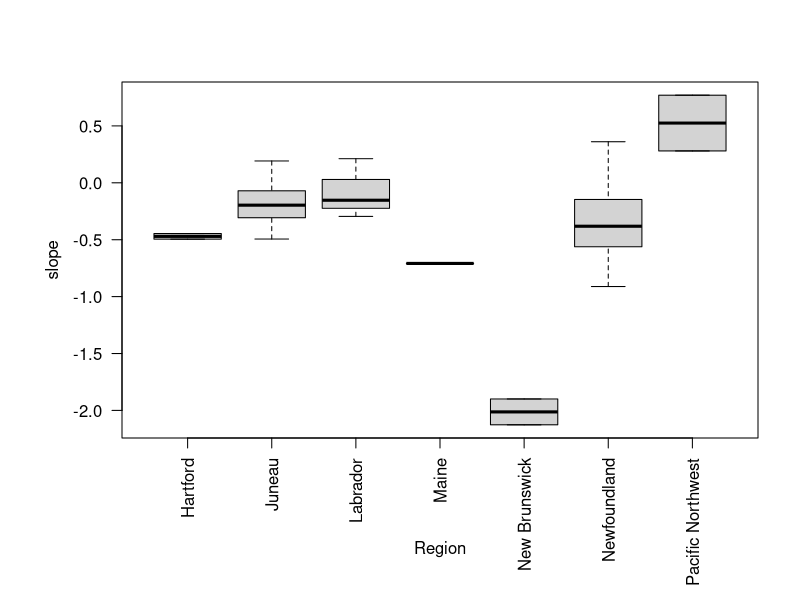
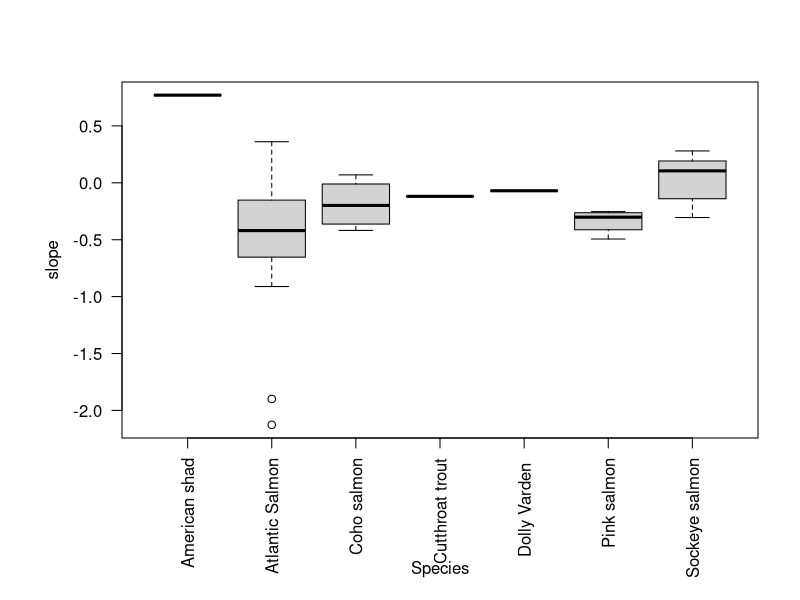
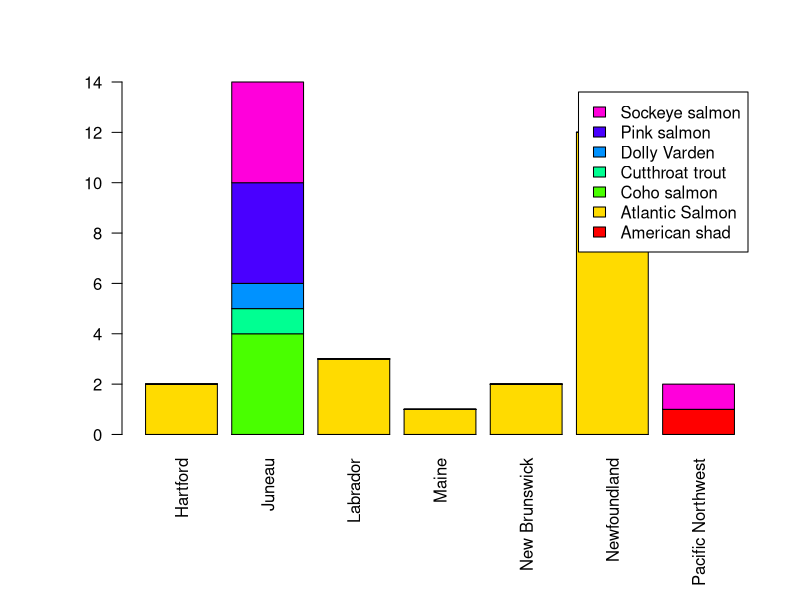

Generate these figures, in order, with R: (Note: this script raises an error after producing the figures.)
DATA <- read.csv("DATA.csv")

#visualisation of slope vs region
grouped_data <- split(DATA$slope, DATA$Region)
# Increase the size of the plot and adjust bottom margin
par(mar = c(8, 6, 4, 2) + 0.1)  # Adjust margins
boxplot(grouped_data,horizontal = FALSE, xlab= "", ylab="slope", las=2)
# Add x-axis label above the x-axis labels
mtext("Region", side = 1, line = 5)

#visualisation of slope vs species

grouped_data2 <- split(DATA$slope, DATA$Species)
par(mar = c(8, 6, 4, 2) + 0.1)  # Adjust margins
boxplot(grouped_data2,horizontal = FALSE, xlab= "", ylab="slope", las=2)
mtext("Species", side = 1, line = 6)

#species per region
# Assuming `Species` and `Region` are factors
barplot(table(DATA$Species, DATA$Region), legend = TRUE, col= rainbow(7),las=2)

#install package for meta-analysis 
install.packages("metafor",dependencies=TRUE,repos="https://cloud.r-project.org")
library(metafor)

#running a Chi-square test for multicollinearity between predictors "Species" and "Region"

chi_square_result <- chisq.test(table(DATA$Species, DATA$Region))

# Print the chi-square test result
print(chi_square_result)  # p-value >0.05, not significant correlation - predictors can be used in the function

# Assessing the degree of multicollinearity
# Load the 'car' package for the vif() function
library(car)

modeltets<- glm(slope~Species + Region+ Species*Region, data=DATA )
summary(modeltets)

vif(modeltets, type= "predictor")

#Running the meta-analysis

# Convert Species and Region variables to factors
DATA$Species <- factor(DATA$Species)
DATA$Region <- factor(DATA$Region)

# Change the reference level of the Species variable to "Atlantic Salmon"
DATA$Species <- relevel(DATA$Species, ref = "Atlantic Salmon")
# Change the reference level of the Region variable to "Juneau"
DATA$Region <- relevel(DATA$Region, ref = "Juneau")

#run the model 

meta1 <-rma(yi=slope,sei=SE,mods=~DATA$Species,data=DATA)
meta1

meta2 <-rma(yi=slope,sei=SE,mods=~DATA$Region,data=DATA)
meta2

#there is a significant variation between species and regions 

#forest plot 

quartz()
par(mfrow=c(1,2))
forest(meta1,header=TRUE,slab=DATA$Study,cex.lab = 0.8, cex.axis = 0.8, addfit = TRUE, shade = "zebra", main = "Forest plot",xlab="Observed outcome with Species as predictor", width = 0.7, cex = 0.5)
forest(meta2,header=TRUE,slab=DATA$Study,cex.lab = 0.8, cex.axis = 0.8, addfit = TRUE, shade = "zebra", main = "Forest plot",xlab="Observed outcome with Regions as predictor", width = 0.7, cex = 0.5)
?forest

#add pooled effect?????
x<- rma(yi=mean(meta1$yi), sei=mean(meta1$se))
x
addpoly(x, row=-2, level=x$level)

#Publication bias
#visualise data running funnel plot

par(mfrow=c(1,2))
plot(DATA$slope,DATA$sampleSize.Nyears.,xlab="Slope",ylab="Sample size")
plot(DATA$slope,(1/DATA$SE),xlab="Slope",ylab="Precision, (1/se)")

quartz()
sigslope<-which(DATA$pvalue<0.05)
par(mfrow=c(1,2))
plot(DATA$slope,DATA$sampleSize.Nyears.,xlab="Slope",ylab="Sample size")
points(DATA$slope[sigslope],DATA$sampleSize.Nyears.[sigslope],pch=16,col="red")
abline(v=slope,lty=2)
plot(DATA$slope,(1/DATA$SE),xlab="Slope",ylab="Precision, (1/se)")
points(DATA$slope[sigslope],(1/DATA$SE[sigslope]),pch=16,col="red")
abline(v=slope,lty=2)

#funnel plots of meta1 and meta2
funnel(meta1)
funnel(meta2)

#regression test for asymmetry detection 
regtest(x=slope, sei=SE, data=DATA,
        model="rma",predictor="sei", ret.fit=FALSE)

#significant asymmetry with p=0.0071, z= -2.69

funnel(meta1)
funnel(meta2)

# Calculate mean slope
mean_slope <- mean(DATA$slope)

# Calculate standard deviation of the sample
std_dev <- sd(DATA$slope)

# Count the number of observations
num_observations <- length(DATA$slope)

# Calculate standard error of the mean (SEM)
SEM <- std_dev / sqrt(num_observations)

# Print results
print(paste("Mean slope:", mean_slope)) #-0.32
print(paste("Standard Error of the Mean (SEM):", SEM)) #0.09
